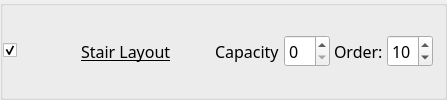
        <widget class="QGroupBox" name="GB_a_stairLayout">
         <property name="sizePolicy">
          <sizepolicy hsizetype="Preferred" vsizetype="Maximum">
           <horstretch>0</horstretch>
           <verstretch>0</verstretch>
          </sizepolicy>
         </property>
         <property name="title">
          <string/>
         </property>
         <property name="flat">
          <bool>true</bool>
         </property>
         <layout class="QGridLayout" name="gridLayout_64">
          <property name="leftMargin">
           <number>0</number>
          </property>
          <property name="horizontalSpacing">
           <number>4</number>
          </property>
          <item row="0" column="0">
           <widget class="QCheckBox" name="kcfg_stairLayoutEnabled">
            <property name="accessibleName">
             <string>Stair Layout</string>
            </property>
            <property name="checked">
             <bool>true</bool>
            </property>
           </widget>
          </item>
          <item row="0" column="1">
           <widget class="QToolButton" name="stairLayoutPictogram">
            <property name="icon">
             <iconset theme="krohnkite-layout-stair"/>
            </property>
            <property name="iconSize">
             <size><width>48</width><height>32</height></size>
            </property>
            <property name="minimumSize">
             <size><width>56</width><height>40</height></size>
            </property>
            <property name="maximumSize">
             <size><width>56</width><height>40</height></size>
            </property>
            <property name="autoRaise"><bool>true</bool></property>
            <property name="focusPolicy"><enum>Qt::FocusPolicy::NoFocus</enum></property>
            <property name="accessibleName"><string>Stair Layout preview</string></property>
            <property name="styleSheet">
             <string notr="true">QToolButton { border: none; background: transparent; } QToolButton:hover { border: none; background: transparent; } QToolButton:pressed { border: none; background: transparent; }</string>
            </property>
           </widget>
          </item>
          <property name="topMargin">
           <number>0</number>
          </property>
          <property name="bottomMargin">
           <number>0</number>
          </property>
          <property name="verticalSpacing">
           <number>0</number>
          </property>
          <item row="0" column="7">
           <widget class="QSpinBox" name="kcfg_stairLayoutOrder">
            <property name="font">
             <font>
              <family>Noto Sans</family>
              <pointsize>12</pointsize>
              <italic>false</italic>
              <bold>false</bold>
              <underline>false</underline>
             </font>
            </property>
            <property name="toolTip">
             <string>Order in layout rotation</string>
            </property>
            <property name="minimum">
             <number>1</number>
            </property>
            <property name="maximum">
             <number>12</number>
            </property>
            <property name="value">
             <number>10</number>
            </property>
           </widget>
          </item>
          <item row="0" column="6">
           <widget class="QLabel" name="label_110">
            <property name="font">
             <font>
              <family>Noto Sans</family>
              <pointsize>12</pointsize>
              <italic>false</italic>
              <bold>false</bold>
              <underline>false</underline>
             </font>
            </property>
            <property name="text">
             <string>Order:</string>
            </property>
           </widget>
          </item>
          <item row="0" column="3">
           <spacer name="horizontalSpacer_58">
            <property name="orientation">
             <enum>Qt::Orientation::Horizontal</enum>
            </property>
            <property name="sizeHint" stdset="0">
             <size>
              <width>40</width>
              <height>20</height>
             </size>
            </property>
           </spacer>
          </item>
          <item row="0" column="5">
           <widget class="QSpinBox" name="kcfg_stairLayoutCapacity">
            <property name="font">
             <font>
              <family>Noto Sans</family>
              <pointsize>12</pointsize>
              <italic>false</italic>
              <bold>false</bold>
              <underline>false</underline>
             </font>
            </property>
            <property name="toolTip">
             <string>&lt;html&gt;&lt;head/&gt;&lt;body&gt;&lt;p&gt;0 - to disable&lt;/p&gt;&lt;/body&gt;&lt;/html&gt;</string>
            </property>
            <property name="maximum">
             <number>99</number>
            </property>
            <property name="value">
             <number>0</number>
            </property>
           </widget>
          </item>
          <item row="0" column="4">
           <widget class="QLabel" name="label_56">
            <property name="font">
             <font>
              <family>Noto Sans</family>
              <pointsize>12</pointsize>
              <italic>false</italic>
              <bold>false</bold>
              <underline>false</underline>
             </font>
            </property>
            <property name="text">
             <string>Capacity</string>
            </property>
           </widget>
          </item>
          <item row="0" column="2">
           <widget class="QLabel" name="label_109">
            <property name="font">
             <font>
              <family>Noto Sans</family>
              <pointsize>12</pointsize>
              <italic>false</italic>
              <bold>false</bold>
              <underline>true</underline>
             </font>
            </property>
            <property name="text">
             <string>Stair Layout</string>
            </property>
            <property name="margin">
             <number>0</number>
            </property>
            <property name="buddy">
             <cstring>kcfg_stairLayoutEnabled</cstring>
            </property>
           </widget>
          </item>
          </layout>
        </widget>
